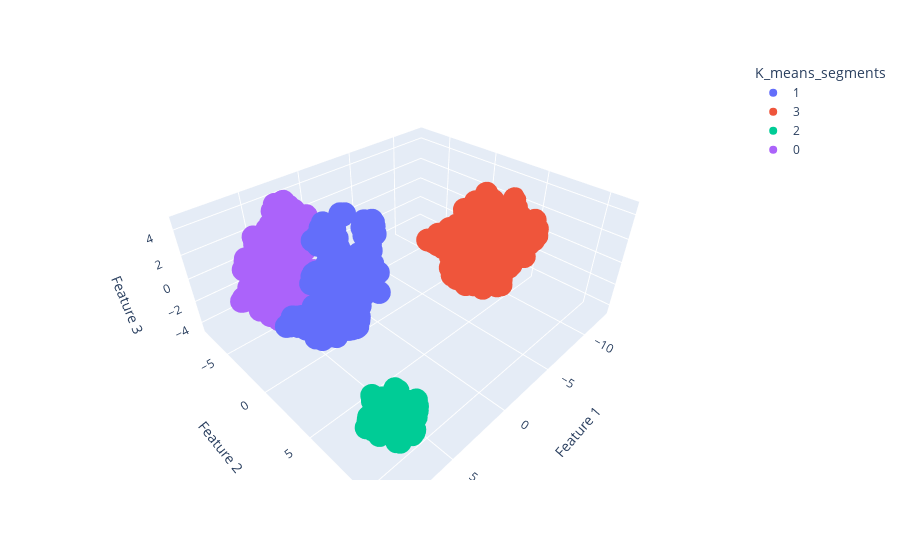

Notebook code cell kept with this figure:
### Code cell
# visualizing the final cluster using t-SNE 3D
# plotting a 3D scatterplot
fig = px.scatter_3d(tsne_3d_data, x='Feature 1', y='Feature 2', z='Feature 3',color='K_means_segments')
fig.show()

### Figure 1 — Plotly figure (JSON) as saved in the notebook; plotly's stock layout.template omitted (floating-point values rounded to 4 significant figures; data arrays with more than 128 entries replaced by an {"elided": "..."} marker saying what was removed)
{"data": [{"hovertemplate": "K_means_segments=1<br>Feature 1=%{x}<br>Feature 2=%{y}<br>Feature 3=%{z}<extra></extra>", "legendgroup": "1", "marker": {"color": "#636efa", "symbol": "circle"}, "mode": "markers", "name": "1", "scene": "scene", "showlegend": true, "type": "scatter3d", "x": {"elided": "196 float values"}, "y": {"elided": "196 float values"}, "z": {"elided": "196 float values"}}, {"hovertemplate": "K_means_segments=3<br>Feature 1=%{x}<br>Feature 2=%{y}<br>Feature 3=%{z}<extra></extra>", "legendgroup": "3", "marker": {"color": "#EF553B", "symbol": "circle"}, "mode": "markers", "name": "3", "scene": "scene", "showlegend": true, "type": "scatter3d", "x": {"elided": "224 float values"}, "y": {"elided": "224 float values"}, "z": {"elided": "224 float values"}}, {"hovertemplate": "K_means_segments=2<br>Feature 1=%{x}<br>Feature 2=%{y}<br>Feature 3=%{z}<extra></extra>", "legendgroup": "2", "marker": {"color": "#00cc96", "symbol": "circle"}, "mode": "markers", "name": "2", "scene": "scene", "showlegend": true, "type": "scatter3d", "x": [7.113, 7.205, 7.522, 6.84, 8.841, 7.67, 6.787, 7.483, 7.248, 8.0, 6.597, 7.995, 7.61, 8.693, 8.671, 7.592, 8.13, 7.482, 6.33, 8.731, 8.449, 8.219, 9.26, 8.509, 7.616, 7.651, 7.81, 8.474, 8.64, 8.016, 6.952, 7.764, 7.087, 7.355, 6.859, 7.551, 9.156, 8.858, 7.846, 7.521, 8.372, 7.353, 8.595, 6.418, 8.477, 6.974, 6.423, 8.195, 7.546, 8.112], "y": [9.758, 9.635, 10.95, 9.449, 9.313, 9.576, 9.541, 10.43, 10.15, 10.63, 10.66, 10.6, 11.3, 9.476, 10.47, 8.188, 9.959, 10.4, 10.33, 9.197, 11.28, 11.45, 9.663, 9.956, 8.752, 8.708, 9.074, 10.49, 9.137, 11.3, 10.73, 9.888, 9.003, 8.707, 10.84, 11.42, 9.918, 10.18, 8.534, 8.912, 10.95, 10.12, 9.396, 10.5, 9.994, 9.292, 9.918, 9.469, 11.36, 10.64], "z": [0.8574, 0.9865, -0.1561, -0.2192, -0.4436, -0.3773, -0.5957, 0.2792, 0.5824, 0.4769, -0.3724, -0.6242, -0.8122, -1.133, 0.1998, -0.3943, -0.6567, -0.9071, -0.02452, -0.4847, -0.6389, 0.006036, -0.2508, 0.2017, -0.1255, -0.8396, -0.929, -0.4722, -0.4109, 0.3247, 0.2728, -1.057, -0.6918, -0.3599, -0.5029, -0.364, -0.1829, -0.7585, -0.3486, -0.7983, -0.9984, -0.2884, -0.2378, -0.3021, -1.086, -0.6845, -0.4057, -0.09985, -0.6141, -0.3078]}, {"hovertemplate": "K_means_segments=0<br>Feature 1=%{x}<br>Feature 2=%{y}<br>Feature 3=%{z}<extra></extra>", "legendgroup": "0", "marker": {"color": "#ab63fa", "symbol": "circle"}, "mode": "markers", "name": "0", "scene": "scene", "showlegend": true, "type": "scatter3d", "x": {"elided": "190 float values"}, "y": {"elided": "190 float values"}, "z": {"elided": "190 float values"}}], "layout": {"legend": {"title": {"text": "K_means_segments"}, "tracegroupgap": 0}, "margin": {"t": 60}, "scene": {"domain": {"x": [0, 1], "y": [0, 1]}, "xaxis": {"title": {"text": "Feature 1"}}, "yaxis": {"title": {"text": "Feature 2"}}, "zaxis": {"title": {"text": "Feature 3"}}}}}
